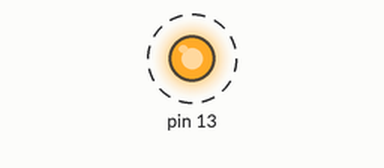
Recording of a sketch running on a simulated Arduino Uno, built with avr-gcc and run on an emulated ATmega328P. Parts: output pins drawn as LEDs (lit = HIGH). Dashed ring = blinking. What the sketch prints to the serial monitor is not drawn.

Above: at 1.6 s.
Timing chart, 0 to 4.5 s (numbered marks = the images above):
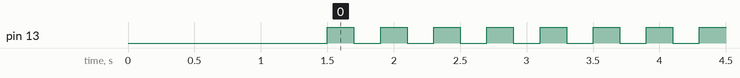

Measured:
- by itself, pin 13: alternates HIGH for 0.20 s and LOW for 0.20 s

The sketch:

xbe_nodes_swarm_A.ino
```cpp
void setup()
{

  Serial.begin(9600);
  pinMode(13,OUTPUT);
Serial.println("NODE 1 reporting!! ");
delay(500);

Serial.println("My staus::");
delay(500);

Serial.println("A#(0-9)");
delay(500);

}


void loop()
{
Serial.println("*B1");
digitalWrite(13,HIGH);
delay(200);
digitalWrite(13,LOW);
delay(200);

}
```
